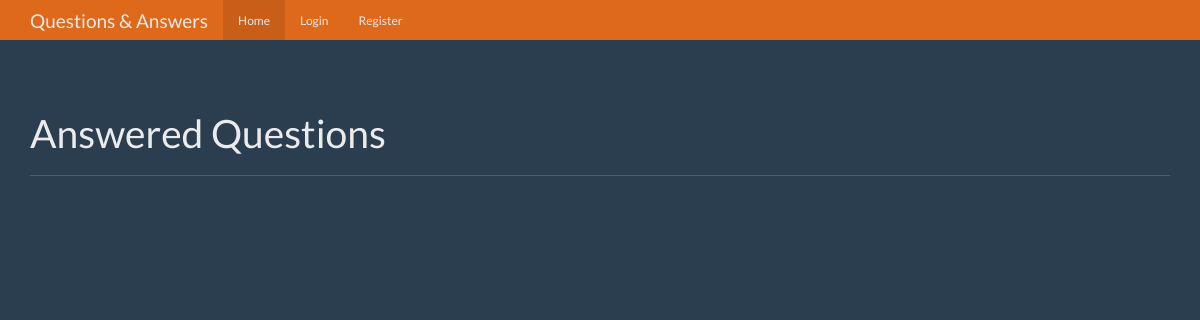
Before: / with the older database file.
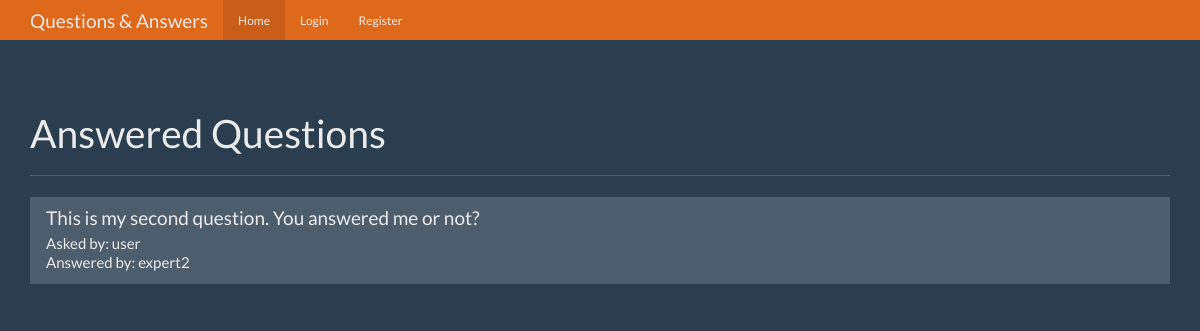
After: the same page with the newer database file.
### tables this page shows
CREATE TABLE questions (
    id integer primary key autoincrement,
    question_text text not null,
    answer_text text,
    asked_by_id integer not null,
    expert_id integer not null
);

CREATE TABLE users (
    id integer primary key autoincrement,
    name text not null,
    password text not null,
    expert boolean not null,
    admin boolean not null
);

### app.py (the view)
@app.route('/')
def home():
    user = get_current_user()
    db = get_db()
    questions_cur = db.execute('''select questions.id
                                        as question_id
                                    , questions.question_text
                                    , askers.name
                                        as asker_name
                                    , experts.name
                                        as expert_name
                                from questions
                                join users as askers
                                    on askers.id = questions.asked_by_id
                                join users as experts
                                     on experts.id = questions.expert_id
                                where questions.answer_text is not null''')
    questions_res = questions_cur.fetchall()
    return render_template('home.html', user=user, questions=questions_res)

### app.py (called while the page is built)
def get_current_user():
    res = None
    if 'user' in session:
        db = get_db()
        user_cur = db.execute('select * from users where name = ?', [session['user']])
        res = user_cur.fetchone()
    return res

### database.py (called while the page is built)
def connect_db():
    sql = sqlite3.connect(DB_NAME)
    sql.row_factory = sqlite3.Row
    return sql

def get_db():
    if not hasattr(g, DB_NAME):
        g.sqlite_db = connect_db()
    return g.sqlite_db

### templates/home.html (shortened to what this page needs)
{% extends '_base.html' %}
{% block content %}
<div class="page-header">
  <h1>Answered Questions</h1>
</div>
<div class="row">
  <div class="col-lg-12">
    <div class="list-group">
      {% for el in questions %}
      <a href="{{ url_for('question', question_id=el['question_id']) }}" class="list-group-item">
        <h4 class="list-group-item-heading">{{ el['question_text'] }}</h4>
        <p class="list-group-item-text">Asked by: {{ el['asker_name'] }}</p>
        <p class="list-group-item-text">Answered by: {{ el['expert_name'] }}</p>
      </a>
      {% endfor %}
    </div>
  </div>
</div>
{% endblock %}

### templates/_base.html (shortened to what this page needs)
<!DOCTYPE html>
<html lang="en">
  <head>
    <link href="{{ url_for('static', filename='bootstrap.min.css') }}" rel="stylesheet">
    <link href="{{ url_for('static', filename='theme.css') }}" rel="stylesheet">
  </head>
  <body>
    <nav class="navbar navbar-inverse navbar-fixed-top">
      <div class="container">
        <div class="navbar-header">
          <a class="navbar-brand" href="{{ url_for('home') }}">Questions & Answers</a>
        </div>
        <div id="navbar" class="navbar-collapse collapse">
          <ul class="nav navbar-nav">
            <li class="active"><a href="{{ url_for('home') }}">Home</a></li>
            {% if not user %}
            <li><a href="{{ url_for('login') }}">Login</a></li>
            <li><a href="{{ url_for('register') }}">Register</a></li>
            {% endif %}
          </ul>
        </div>
      </div>
    </nav>
    <div class="container theme-showcase" role="main">
      {% block content %}
      {% endblock %}
    </div>
</body>
</html>

### static/theme.css (style rules this page uses)
body { padding-top: 70px; padding-bottom: 30px; }

Changed rows visible on the page:
added questions: question_text "This is my second question. You answered me or not?", asker_name "user", expert_name "expert2"
